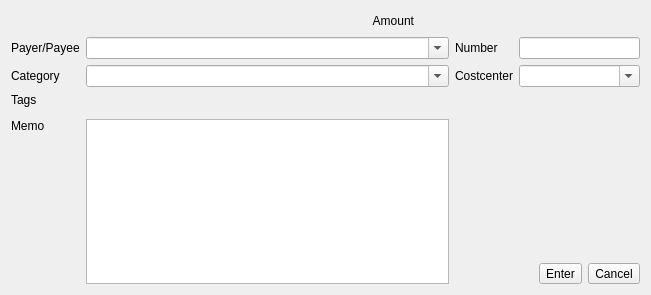
<?xml version="1.0" encoding="UTF-8"?>
<ui version="4.0">
 <class>NewSplitEditor</class>
 <widget class="QWidget" name="NewSplitEditor">
  <property name="geometry">
   <rect>
    <x>0</x>
    <y>0</y>
    <width>651</width>
    <height>295</height>
   </rect>
  </property>
  <layout class="QGridLayout" name="gridLayout" columnstretch="0,3,0,1">
   <item row="0" column="0" colspan="4">
    <layout class="QHBoxLayout" name="hl1" stretch="0,1,0">
     <item>
      <spacer name="hs2">
       <property name="orientation">
        <enum>Qt::Horizontal</enum>
       </property>
       <property name="sizeHint" stdset="0">
        <size>
         <width>40</width>
         <height>20</height>
        </size>
       </property>
      </spacer>
     </item>
     <item>
      <widget class="QLabel" name="amountLabel">
       <property name="text">
        <string>Amount</string>
       </property>
       <property name="alignment">
        <set>Qt::AlignRight|Qt::AlignTrailing|Qt::AlignVCenter</set>
       </property>
      </widget>
     </item>
     <item>
      <widget class="CreditDebitEdit" name="creditDebitEdit" native="true">
       <property name="minimumSize">
        <size>
         <width>220</width>
         <height>0</height>
        </size>
       </property>
       <property name="kmm_taborder" stdset="0">
        <bool>true</bool>
       </property>
      </widget>
     </item>
    </layout>
   </item>
   <item row="5" column="1" rowspan="4">
    <widget class="QPlainTextEdit" name="memoEdit">
     <property name="tabChangesFocus">
      <bool>true</bool>
     </property>
     <property name="kmm_taborder" stdset="0">
      <bool>true</bool>
     </property>
    </widget>
   </item>
   <item row="8" column="2" colspan="2">
    <layout class="QHBoxLayout" name="hl2">
     <item>
      <spacer name="hs3">
       <property name="orientation">
        <enum>Qt::Horizontal</enum>
       </property>
       <property name="sizeHint" stdset="0">
        <size>
         <width>17</width>
         <height>20</height>
        </size>
       </property>
      </spacer>
     </item>
     <item>
      <widget class="QToolButton" name="enterButton">
       <property name="text">
        <string>Enter</string>
       </property>
       <property name="toolButtonStyle">
        <enum>Qt::ToolButtonTextBesideIcon</enum>
       </property>
       <property name="kmm_taborder" stdset="0">
        <bool>true</bool>
       </property>
      </widget>
     </item>
     <item>
      <widget class="QToolButton" name="cancelButton">
       <property name="text">
        <string>Cancel</string>
       </property>
       <property name="toolButtonStyle">
        <enum>Qt::ToolButtonTextBesideIcon</enum>
       </property>
       <property name="kmm_taborder" stdset="0">
        <bool>true</bool>
       </property>
      </widget>
     </item>
    </layout>
   </item>
   <item row="3" column="0">
    <widget class="QLabel" name="tagsLabel">
     <property name="text">
      <string>Tags</string>
     </property>
    </widget>
   </item>
   <item row="1" column="1">
    <widget class="QComboBox" name="payeeEdit">
     <property name="editable">
      <bool>true</bool>
     </property>
     <property name="insertPolicy">
      <enum>QComboBox::InsertAfterCurrent</enum>
     </property>
     <property name="kmm_taborder" stdset="0">
      <bool>true</bool>
     </property>
    </widget>
   </item>
   <item row="1" column="2">
    <widget class="QLabel" name="numberLabel">
     <property name="text">
      <string>Number</string>
     </property>
    </widget>
   </item>
   <item row="1" column="0">
    <widget class="QLabel" name="payToLabel">
     <property name="text">
      <string>Payer/Payee</string>
     </property>
    </widget>
   </item>
   <item row="2" column="1">
    <widget class="KMyMoneyAccountCombo" name="accountCombo">
     <property name="editable">
      <bool>true</bool>
     </property>
     <property name="iconSize">
      <size>
       <width>0</width>
       <height>0</height>
      </size>
     </property>
     <property name="kmm_taborder" stdset="0">
      <bool>true</bool>
     </property>
    </widget>
   </item>
   <item row="2" column="0">
    <widget class="QLabel" name="categoryLabel">
     <property name="text">
      <string>Category</string>
     </property>
    </widget>
   </item>
   <item row="2" column="2">
    <widget class="QLabel" name="costCenterLabel">
     <property name="text">
      <string>Costcenter</string>
     </property>
    </widget>
   </item>
   <item row="1" column="3">
    <widget class="QLineEdit" name="numberEdit">
     <property name="kmm_taborder" stdset="0">
      <bool>true</bool>
     </property>
    </widget>
   </item>
   <item row="2" column="3">
    <widget class="QComboBox" name="costCenterCombo">
     <property name="editable">
      <bool>true</bool>
     </property>
     <property name="kmm_taborder" stdset="0">
      <bool>true</bool>
     </property>
    </widget>
   </item>
   <item row="5" column="0">
    <widget class="QLabel" name="memoLabel">
     <property name="text">
      <string>Memo</string>
     </property>
     <property name="alignment">
      <set>Qt::AlignLeading|Qt::AlignLeft|Qt::AlignTop</set>
     </property>
    </widget>
   </item>
   <item row="3" column="1" rowspan="2">
    <widget class="KTagContainer" name="tagContainer">
     <property name="focusPolicy">
      <enum>Qt::WheelFocus</enum>
     </property>
     <property name="kmm_taborder" stdset="0">
      <bool>true</bool>
     </property>
    </widget>
   </item>
   <item row="7" column="2">
    <spacer name="verticalSpacer">
     <property name="orientation">
      <enum>Qt::Vertical</enum>
     </property>
     <property name="sizeHint" stdset="0">
      <size>
       <width>20</width>
       <height>40</height>
      </size>
     </property>
    </spacer>
   </item>
  </layout>
 </widget>
 <customwidgets>
  <customwidget>
   <class>KMyMoneyAccountCombo</class>
   <extends>QComboBox</extends>
   <header>kmymoneyaccountcombo.h</header>
  </customwidget>
  <customwidget>
   <class>KTagContainer</class>
   <extends>QFrame</extends>
   <header>ktagcontainer.h</header>
   <container>1</container>
  </customwidget>
  <customwidget>
   <class>CreditDebitEdit</class>
   <extends>QWidget</extends>
   <header>creditdebitedit.h</header>
   <container>1</container>
  </customwidget>
 </customwidgets>
 <tabstops>
  <tabstop>payeeEdit</tabstop>
  <tabstop>numberEdit</tabstop>
  <tabstop>accountCombo</tabstop>
  <tabstop>costCenterCombo</tabstop>
  <tabstop>memoEdit</tabstop>
  <tabstop>enterButton</tabstop>
  <tabstop>cancelButton</tabstop>
 </tabstops>
 <resources/>
 <connections/>
</ui>
